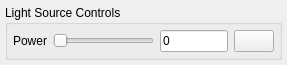
<?xml version="1.0" encoding="UTF-8"?>
<ui version="4.0">
 <class>LightSource</class>
 <widget class="QWidget" name="LightSource">
  <property name="geometry">
   <rect>
    <x>0</x>
    <y>0</y>
    <width>287</width>
    <height>62</height>
   </rect>
  </property>
  <property name="sizePolicy">
   <sizepolicy hsizetype="Preferred" vsizetype="Preferred">
    <horstretch>0</horstretch>
    <verstretch>0</verstretch>
   </sizepolicy>
  </property>
  <property name="windowTitle">
   <string>Form</string>
  </property>
  <layout class="QVBoxLayout" name="verticalLayout">
   <property name="margin">
    <number>5</number>
   </property>
   <item>
    <widget class="QGroupBox" name="control_group">
     <property name="title">
      <string>Light Source Controls</string>
     </property>
     <layout class="QHBoxLayout" name="control_layout">
      <property name="spacing">
       <number>-1</number>
      </property>
      <property name="margin">
       <number>5</number>
      </property>
      <item>
       <widget class="QLabel" name="power_label">
        <property name="text">
         <string>Power</string>
        </property>
       </widget>
      </item>
      <item>
       <widget class="QSlider" name="power_slider">
        <property name="sizePolicy">
         <sizepolicy hsizetype="Expanding" vsizetype="Fixed">
          <horstretch>3</horstretch>
          <verstretch>0</verstretch>
         </sizepolicy>
        </property>
        <property name="orientation">
         <enum>Qt::Horizontal</enum>
        </property>
       </widget>
      </item>
      <item>
       <widget class="QLineEdit" name="power">
        <property name="sizePolicy">
         <sizepolicy hsizetype="Expanding" vsizetype="Fixed">
          <horstretch>2</horstretch>
          <verstretch>0</verstretch>
         </sizepolicy>
        </property>
        <property name="text">
         <string>0</string>
        </property>
       </widget>
      </item>
      <item>
       <widget class="QPushButton" name="set_power_button">
        <property name="enabled">
         <bool>true</bool>
        </property>
        <property name="sizePolicy">
         <sizepolicy hsizetype="Fixed" vsizetype="Fixed">
          <horstretch>0</horstretch>
          <verstretch>0</verstretch>
         </sizepolicy>
        </property>
        <property name="toolTip">
         <string>Manually set the light source power</string>
        </property>
        <property name="text">
         <string/>
        </property>
        <property name="icon">
         <iconset resource="../../ui/resources.qrc">
          <normaloff>:/icons/go.png</normaloff>:/icons/go.png</iconset>
        </property>
        <property name="iconSize">
         <size>
          <width>12</width>
          <height>12</height>
         </size>
        </property>
       </widget>
      </item>
     </layout>
    </widget>
   </item>
  </layout>
 </widget>
 <resources>
  <include location="../../ui/resources.qrc"/>
 </resources>
 <connections/>
</ui>
